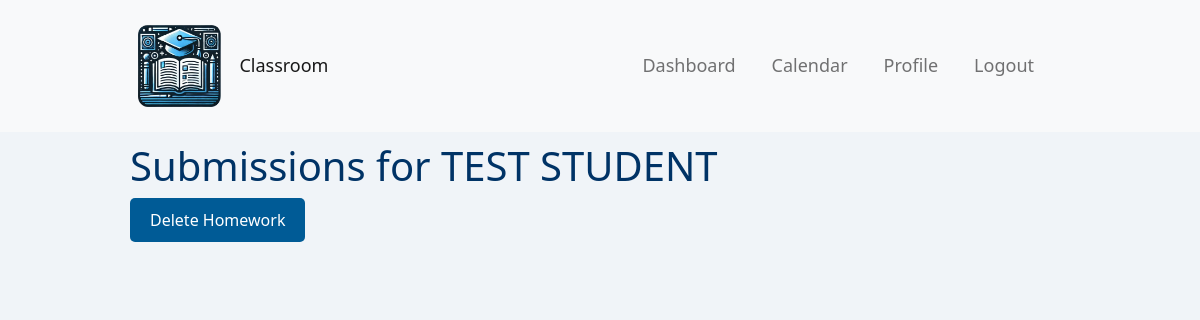
Before: /teacher/homework/26/submissions/ (signed in) with the older database file.
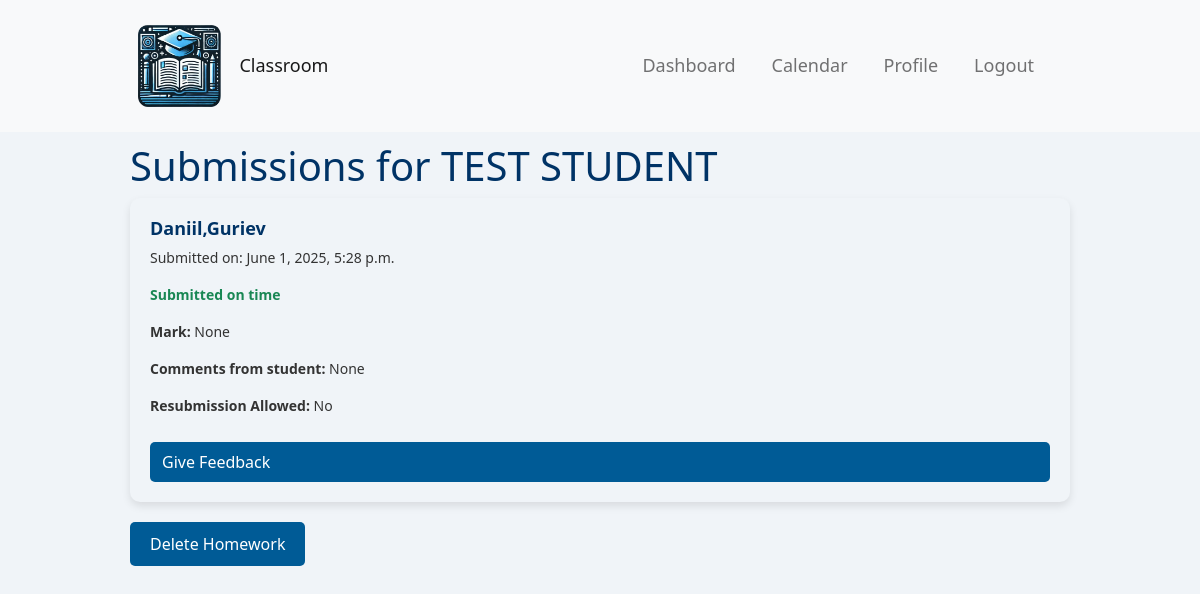
After: the same page with the newer database file.
### polls/models.py (models this page shows, shortened)
class Submission(models.Model):
    STATUS_CHOICES = [
        ('pending', 'Pending'),
        ('returned', 'Returned for redo'),
        ('graded', 'Graded'),
    ]
    student = models.ForeignKey(settings.AUTH_USER_MODEL, on_delete=models.CASCADE, related_name='submissions')
    homework = models.ForeignKey(Homework, on_delete=models.CASCADE, related_name='submissions')
    submitted_on = models.DateTimeField(auto_now_add=True)
    marks = models.IntegerField(null=True, blank=True)
    comments_teacher = models.TextField(null=True, blank=True)
    comments_student = models.TextField(null=True, blank=True)
    allow_resubmission = models.BooleanField(default=False)
    status = models.CharField(max_length=10, choices=STATUS_CHOICES, default='pending')

class CustomUser(AbstractUser):
    is_student = models.BooleanField(default=False)
    is_teacher = models.BooleanField(default=False)
    age = models.IntegerField(null=True, blank=True)
    profile_picture = models.ImageField(upload_to='profile_pictures/', null=True, blank=True)
    bio = models.TextField(null=True, blank=True)
    group = models.ForeignKey(Group, on_delete=models.SET_NULL, null=True, blank=True, related_name="members")

### polls/views.py (the view)
# urls.py: path('teacher/homework/<int:homework_id>/submissions/', polls.views.view_submissions, name='view_submissions'),
@login_required
def view_submissions(request, homework_id):
    homework = get_object_or_404(Homework, id=homework_id, teacher=request.user)
    submissions = Submission.objects.filter(homework=homework)
    return render(request, 'view_submissions.html', {'homework': homework, 'submissions': submissions})

### templates/view_submissions.html (shortened to what this page needs)
{% extends 'base.html' %}
{% block content %}
    <h1>Submissions for {{ homework.title }}</h1>
    <div class="submissions-list-container">
        {% for submission in submissions %}
            <div class="submission-card">
                <h2>{{ submission.student.first_name }},{{ submission.student.last_name }}</h2>
                <p>Submitted on: {{ submission.submitted_on }}</p>
                {% if item.submission.submitted_on > item.homework.due_date %}
                    {% with item.submission.submitted_on|timesince:item.homework.due_date as late_duration %}
                        <p class="text-danger"><strong>Late submission:</strong> {{ late_duration }} late</p>
                    {% endwith %}
                {% else %}
                    <p class="text-success"><strong>Submitted on time</strong></p>
                {% endif %}
                <p><strong>Mark:</strong> {{ submission.marks }}</p>
                <p><strong>Comments from student:</strong> {{ submission.comments_student }}</p>
                <p><strong>Resubmission Allowed:</strong> {{ submission.allow_resubmission|yesno:"Yes,No" }}</p>
                <a href="{% url 'give_feedback' submission.id %}">Give Feedback</a>
            </div>
        {% endfor %}
    </div>
    <a href="{% url 'delete_homework' homework.id %}" class="btn btn-danger">Delete Homework</a>
{% endblock %}

Changed rows visible on the page:
added Submission: student.first_name "Daniil", student.last_name "Guriev", submitted_on "June 1, 2025, 5:28 p.m.", marks "None", comments_student "None", allow_resubmission "No"
